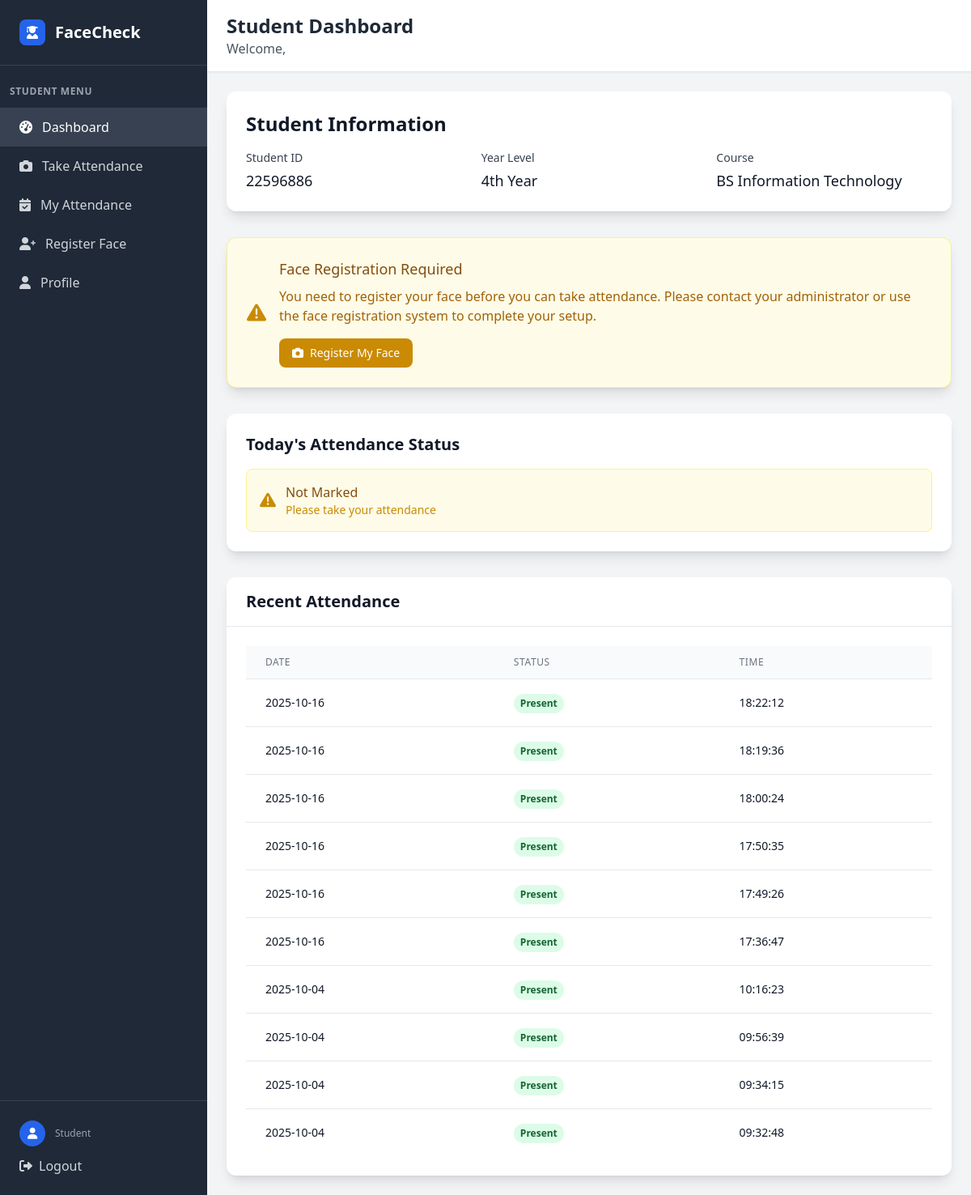
The page /student/dashboard (signed in) on the database as committed earlier.
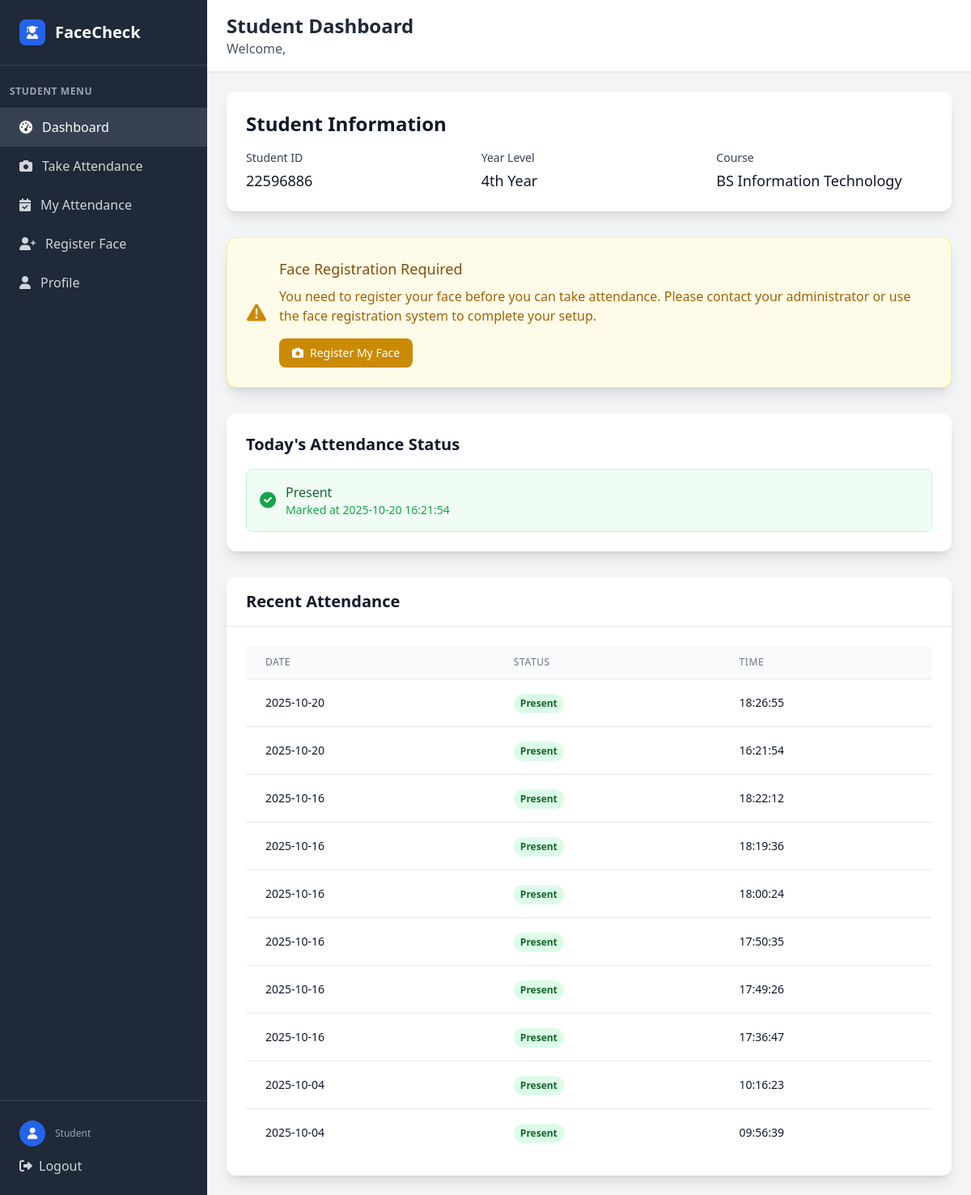
The same page on the database as committed later.
### tables this page shows
CREATE TABLE attendance (
            attendance_id INTEGER PRIMARY KEY AUTOINCREMENT,
            attendance_date DATETIME NOT NULL,
            attendance_status VARCHAR(10) NOT NULL CHECK (attendance_status IN ('present', 'absent', 'late')),
            studentclass_id INTEGER NOT NULL,
            FOREIGN KEY (studentclass_id) REFERENCES student_class(studentclass_id)
        );

### app.py (the view)
@app.route('/student/dashboard')
def student_dashboard():
    if 'user_id' not in session or session['role'] != 'student':
        return redirect(url_for('login'))
    conn = get_db_connection()
    student = conn.execute('''
        SELECT u.*, s.student_id, s.year_level, s.attendance_image, c.course_name, d.dept_name
        FROM user u
        JOIN student s ON u.user_id = s.user_id
        LEFT JOIN course c ON s.course_id = c.course_id
        LEFT JOIN department d ON u.dept_id = d.dept_id
        WHERE u.user_id = ?
    ''', (session['user_id'],)).fetchone()
    today = datetime.now().strftime('%Y-%m-%d')
    today_attendance = conn.execute('''
        SELECT a.attendance_status, a.attendance_date
        FROM attendance a
        JOIN student_class sc ON a.studentclass_id = sc.studentclass_id
        WHERE sc.student_id = ? AND DATE(a.attendance_date) = ?
    ''', (student['student_id'], today)).fetchall()
    attendance_history = conn.execute('''
        SELECT a.attendance_date, a.attendance_status, cl.class_name
        FROM attendance a
        JOIN student_class sc ON a.studentclass_id = sc.studentclass_id
        JOIN class cl ON sc.class_id = cl.class_id
        WHERE sc.student_id = ?
        ORDER BY a.attendance_date DESC
        LIMIT 10
    ''', (student['student_id'],)).fetchall()
    formatted_history = []
    for record in attendance_history:
        date_str = ''
        time_str = ''
        if record['attendance_date']:
            try:
                if isinstance(record['attendance_date'], str):
                    if ' ' in record['attendance_date']:
                        date_str = record['attendance_date'].split(' ')[0]
                        time_str = record['attendance_date'].split(' ')[1]
                    else:
                        date_str = record['attendance_date']
                        time_str = ''
                else:
                    date_str = record['attendance_date'].strftime('%Y-%m-%d')
                    time_str = record['attendance_date'].strftime('%H:%M:%S')
            except:
                date_str = str(record['attendance_date'])
                time_str = ''
        formatted_history.append({
            'date': date_str,
            'time': time_str,
            'status': record['attendance_status']
        })
    today_status = today_attendance[0] if today_attendance else None
    has_face_registered = False
    if student['attendance_image']:
        if os.path.exists(student['attendance_image']):
            has_face_registered = True
        else:
            conn.execute('UPDATE student SET attendance_image = NULL WHERE user_id = ?', (session['user_id'],))
            conn.commit()
    if not has_face_registered:
        face_image_path = f"known_faces/{student['idno']}.jpg"
        if os.path.exists(face_image_path):
            conn.execute('UPDATE student SET attendance_image = ? WHERE user_id = ?', (face_image_path, session['user_id']))
            conn.commit()
            has_face_registered = True
    conn.close()
    return render_template('student_dashboard.html',
                         student_info=student,
                         today_attendance=today_status,
                         attendance_history=formatted_history,
                         has_face_registered=has_face_registered)

### app.py (called while the page is built)
def get_db_connection():
    try:
        conn = sqlite3.connect('facecheck.db', timeout=30.0)
        conn.row_factory = sqlite3.Row
        conn.execute('PRAGMA foreign_keys = ON')
        try:
            cur = conn.cursor()
            cur.execute("PRAGMA table_info(faculty)")
            columns = [row[1] for row in cur.fetchall()]
            if 'attendance_image' not in columns:
                cur.execute("ALTER TABLE faculty ADD COLUMN attendance_image VARCHAR(255)")
                conn.commit()
        except Exception:
            pass
        return conn
    except sqlite3.Error as e:
        print(f"Database connection error: {e}")
        raise

### templates/student_dashboard.html (shortened to what the changed rows need)
<!DOCTYPE html>
<html lang="en">
<head>
    <script src="https://cdn.tailwindcss.com"></script>
    <link href="https://cdnjs.cloudflare.com/ajax/libs/font-awesome/6.0.0/css/all.min.css" rel="stylesheet">
</head>
<body class="bg-gray-100">
    <div class="flex h-screen">
        <div class="w-64 bg-gray-800 text-white">
            <div class="p-6 border-b border-gray-700">
                <div class="flex items-center">
                    <h1 class="text-xl font-bold">FaceCheck</h1>
                </div>
            </div>
        </div>
        <div class="flex-1 flex flex-col overflow-hidden">
            <header class="bg-white shadow-sm border-b border-gray-200">
                <div class="px-6 py-4">
                    <div class="flex items-center justify-between">
                        <div>
                            <h2 class="text-2xl font-bold text-gray-800">Student Dashboard</h2>
                        </div>
                    </div>
                </div>
            </header>
            <main class="flex-1 overflow-y-auto p-6">
        <div class="bg-white rounded-xl shadow-lg p-6 mb-8">
            <h2 class="text-2xl font-bold text-gray-900 mb-4">Student Information</h2>
        </div>
        <div class="bg-white rounded-xl shadow-lg p-6 mb-8">
            {% if today_attendance %}
            <div class="bg-green-50 border border-green-200 rounded-lg p-4">
                <div class="flex items-center">
                    <i class="fas fa-check-circle text-green-600 text-xl mr-3"></i>
                    <div>
                        <p class="text-green-800 font-medium">Present</p>
                        <p class="text-green-600 text-sm">Marked at {{ today_attendance.attendance_date }}</p>
                    </div>
                </div>
            </div>
            {% else %}
            <div class="bg-yellow-50 border border-yellow-200 rounded-lg p-4">
                <div class="flex items-center">
                    <i class="fas fa-exclamation-triangle text-yellow-600 text-xl mr-3"></i>
                    <div>
                        <p class="text-yellow-800 font-medium">Not Marked</p>
                        <p class="text-yellow-600 text-sm">Please take your attendance</p>
                    </div>
                </div>
            </div>
            {% endif %}
        </div>
        <div class="bg-white rounded-xl shadow-lg">
            <div class="px-6 py-4 border-b border-gray-200">
                <h2 class="text-xl font-semibold text-gray-900">Recent Attendance</h2>
            </div>
            <div class="p-6">
                <div class="overflow-x-auto">
                    <table class="min-w-full divide-y divide-gray-200">
                        <thead class="bg-gray-50">
                            <tr>
                                <th class="px-6 py-3 text-left text-xs font-medium text-gray-500 uppercase tracking-wider">Date</th>
                                <th class="px-6 py-3 text-left text-xs font-medium text-gray-500 uppercase tracking-wider">Status</th>
                                <th class="px-6 py-3 text-left text-xs font-medium text-gray-500 uppercase tracking-wider">Time</th>
                            </tr>
                        </thead>
                        <tbody class="bg-white divide-y divide-gray-200">
                            {% for record in attendance_history %}
                            <tr>
                                <td class="px-6 py-4 whitespace-nowrap text-sm text-gray-900">{{ record.date }}</td>
                                <td class="px-6 py-4 whitespace-nowrap">
                                    {% if record.status == 'present' %}
                                    <span class="inline-flex px-2 py-1 text-xs font-semibold rounded-full bg-green-100 text-green-800">
                                        Present
                                    </span>
                                    {% else %}
                                    <span class="inline-flex px-2 py-1 text-xs font-semibold rounded-full bg-red-100 text-red-800">
                                        {{ record.status.title() }}
                                    </span>
                                    {% endif %}
                                </td>
                                <td class="px-6 py-4 whitespace-nowrap text-sm text-gray-900">{{ record.time }}</td>
                            </tr>
                            {% endfor %}
                        </tbody>
                    </table>
                </div>
            </div>
        </div>
            </main>
        </div>
    </div>
</body>
</html>

Rows that differ between the two databases and show on the page:
no longer on this page (row unchanged): attendance: date "2025-10-04", attendance_status "Present", time "09:34:15"
no longer on this page (row unchanged): attendance: date "2025-10-04", attendance_status "Present", time "09:32:48"
added attendance: attendance_date "2025-10-20 16:21:54", date "2025-10-20", attendance_status "Present", time "16:21:54"
added attendance: date "2025-10-20", attendance_status "Present", time "18:26:55"
Other text that changed with them:
text no longer shown: "Not Marked Please take your attendance"
text now shown: "Present Marked at"
